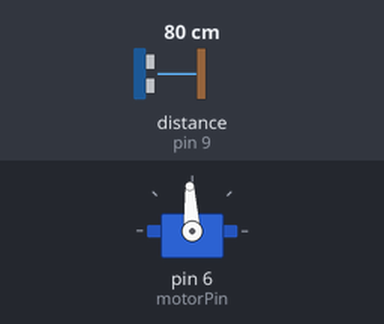
Bench run of a sketch on a simulated Arduino Uno, built with avr-gcc and run on an emulated ATmega328P. Parts: servo. Wiring (inferred from the names in the program): ultrasonic range finder: trigger pin 8; echo pin 9. Inputs (shaded band) come from the test bench; at power-on: distance to the obstacle (sensor on pin 9) 80 cm. The echo pulse lasts 58.3 µs per cm; the audio player accepts every command and is not drawn; what the sketch prints to the serial monitor is not drawn.

Above: at 2.2 s.
2.3 s: distance to the obstacle (sensor on pin 9) set to 56 cm
5.3 s: distance to the obstacle (sensor on pin 9) set to 48 cm
At 6.6 s:
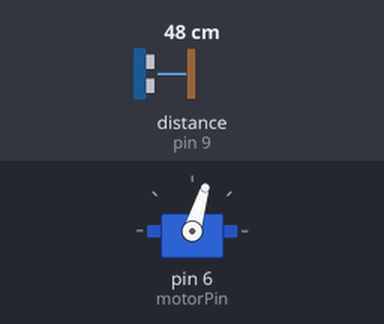
Timing chart, 0 to 8.3 s (numbered marks = the images above; inputs shaded):
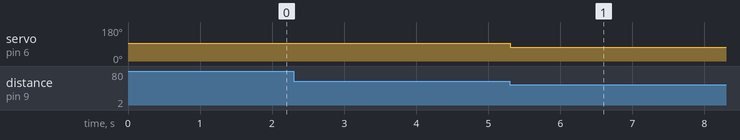

Measured:
- the behaviour switches between 51 and 50 cm on distance to the obstacle (sensor on pin 9) (found by bisection; images 0 and 1)
- after the input at 2.3 s, every drawn part: stays the same
- after the input at 5.3 s, servo on pin 6 (motorPin): 93° → 73° at once

The sketch:

OiiaiCat.ino
```cpp
#include <SoftwareSerial.h>
#include <DFMiniMp3.h>
#include <Servo.h>

// === 超音波腳位設定 ===
const int trigPin = 8;
const int echoPin = 9;

// === 馬達腳位設定 ===
const int motorPin = 6;

// === 馬達與狀態控制 ===
Servo myServo;
bool isPlaying = false;
bool isDetected = false;
unsigned long lastTriggerTime = 0;
const unsigned long debounceDelay = 5000; // 毫秒

// === MP3 播放器回呼函數 ===
class Mp3Notify {
  public:
    static void OnError(DFMiniMp3<SoftwareSerial, Mp3Notify>& mp3, uint16_t errorCode) {
      Serial.print("MP3 Error: ");
      Serial.println(errorCode);
    }

    static void OnPlayFinished(DFMiniMp3<SoftwareSerial, Mp3Notify>& mp3, DfMp3_PlaySources source, uint16_t track) {
      Serial.print("MP3 播放完畢，曲目：");
      Serial.println(track);

      // 停止馬達
      myServo.writeMicroseconds(1500); // 回到停止狀態
      isPlaying = false;
    }

    static void OnPlaySourceOnline(DFMiniMp3<SoftwareSerial, Mp3Notify>& mp3, DfMp3_PlaySources source) {}
    static void OnPlaySourceInserted(DFMiniMp3<SoftwareSerial, Mp3Notify>& mp3, DfMp3_PlaySources source) {}
    static void OnPlaySourceRemoved(DFMiniMp3<SoftwareSerial, Mp3Notify>& mp3, DfMp3_PlaySources source) {}
};

// === 設定 DFPlayer Serial 與物件 ===
SoftwareSerial secondarySerial(11, 10); // RX, TX
DFMiniMp3<SoftwareSerial, Mp3Notify> mp3(secondarySerial);

void setup() {
  Serial.begin(9600);
  secondarySerial.begin(9600);

  delay(1000); // 等 DFPlayer 穩定上電
  mp3.begin();
  mp3.setVolume(15); // 音量：0 ~ 30

  pinMode(trigPin, OUTPUT);
  pinMode(echoPin, INPUT);

  myServo.attach(motorPin);
  myServo.writeMicroseconds(1500); // 初始為停止

  Serial.println("系統啟動，準備感應...");
}

void loop() {
  mp3.loop(); // 處理非同步事件

  long distance = readDistance();

  if (distance > 0 && distance < 50 && !isPlaying && millis() - lastTriggerTime > debounceDelay) {
    Serial.println("偵測到觀眾靠近，開始播放與旋轉！");
    lastTriggerTime = millis();
    isPlaying = true;

    mp3.playMp3FolderTrack(1);              // 播放 MP3（0001.mp3）
    myServo.writeMicroseconds(1300);        // 馬達旋轉
  }
}

// === 超音波距離讀取 ===
long readDistance() {
  digitalWrite(trigPin, LOW);
  delayMicroseconds(2);
  digitalWrite(trigPin, HIGH);
  delayMicroseconds(10);
  digitalWrite(trigPin, LOW);

  long duration = pulseIn(echoPin, HIGH, 30000); // 最多等 30ms
  if (duration == 0) return -1; // 無回應

  long distance = duration * 0.034 / 2;
  return distance;
}
```
